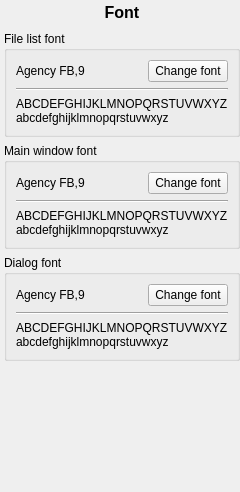
       <widget class="QWidget" name="fontPage">
        <layout class="QVBoxLayout" name="verticalLayout_14">
         <property name="leftMargin">
          <number>4</number>
         </property>
         <property name="topMargin">
          <number>0</number>
         </property>
         <property name="rightMargin">
          <number>0</number>
         </property>
         <property name="bottomMargin">
          <number>0</number>
         </property>
         <item>
          <widget class="QLabel" name="labelFont">
           <property name="minimumSize">
            <size>
             <width>0</width>
             <height>25</height>
            </size>
           </property>
           <property name="font">
            <font>
             <pointsize>12</pointsize>
             <weight>75</weight>
             <bold>true</bold>
            </font>
           </property>
           <property name="text">
            <string>Font</string>
           </property>
           <property name="alignment">
            <set>Qt::AlignCenter</set>
           </property>
          </widget>
         </item>
         <item>
          <widget class="QGroupBox" name="groupBox_10">
           <property name="title">
            <string>File list font</string>
           </property>
           <layout class="QVBoxLayout" name="verticalLayout_11">
            <item>
             <layout class="QHBoxLayout" name="horizontalLayout_7">
              <item>
               <widget class="QLabel" name="labelFileListFont">
                <property name="text">
                 <string>Agency FB,9</string>
                </property>
               </widget>
              </item>
              <item>
               <spacer name="horizontalSpacer_5">
                <property name="orientation">
                 <enum>Qt::Horizontal</enum>
                </property>
                <property name="sizeHint" stdset="0">
                 <size>
                  <width>40</width>
                  <height>20</height>
                 </size>
                </property>
               </spacer>
              </item>
              <item>
               <widget class="QPushButton" name="btnFileList">
                <property name="text">
                 <string>Change font</string>
                </property>
               </widget>
              </item>
             </layout>
            </item>
            <item>
             <widget class="Line" name="line">
              <property name="orientation">
               <enum>Qt::Horizontal</enum>
              </property>
             </widget>
            </item>
            <item>
             <widget class="QLabel" name="label_4">
              <property name="text">
               <string>ABCDEFGHIJKLMNOPQRSTUVWXYZ
abcdefghijklmnopqrstuvwxyz</string>
              </property>
             </widget>
            </item>
           </layout>
          </widget>
         </item>
         <item>
          <widget class="QGroupBox" name="labeMainWindow">
           <property name="title">
            <string>Main window font</string>
           </property>
           <layout class="QVBoxLayout" name="verticalLayout_12">
            <item>
             <layout class="QHBoxLayout" name="horizontalLayout_8">
              <item>
               <widget class="QLabel" name="label_6">
                <property name="text">
                 <string>Agency FB,9</string>
                </property>
               </widget>
              </item>
              <item>
               <spacer name="horizontalSpacer_6">
                <property name="orientation">
                 <enum>Qt::Horizontal</enum>
                </property>
                <property name="sizeHint" stdset="0">
                 <size>
                  <width>40</width>
                  <height>20</height>
                 </size>
                </property>
               </spacer>
              </item>
              <item>
               <widget class="QPushButton" name="btnMainWindow">
                <property name="text">
                 <string>Change font</string>
                </property>
               </widget>
              </item>
             </layout>
            </item>
            <item>
             <widget class="Line" name="line_2">
              <property name="orientation">
               <enum>Qt::Horizontal</enum>
              </property>
             </widget>
            </item>
            <item>
             <widget class="QLabel" name="label_5">
              <property name="text">
               <string>ABCDEFGHIJKLMNOPQRSTUVWXYZ
abcdefghijklmnopqrstuvwxyz</string>
              </property>
             </widget>
            </item>
           </layout>
          </widget>
         </item>
         <item>
          <widget class="QGroupBox" name="labeDialog">
           <property name="title">
            <string>Dialog font</string>
           </property>
           <layout class="QVBoxLayout" name="verticalLayout_13">
            <item>
             <layout class="QHBoxLayout" name="horizontalLayout_9">
              <item>
               <widget class="QLabel" name="label_8">
                <property name="text">
                 <string>Agency FB,9</string>
                </property>
               </widget>
              </item>
              <item>
               <spacer name="horizontalSpacer_7">
                <property name="orientation">
                 <enum>Qt::Horizontal</enum>
                </property>
                <property name="sizeHint" stdset="0">
                 <size>
                  <width>40</width>
                  <height>20</height>
                 </size>
                </property>
               </spacer>
              </item>
              <item>
               <widget class="QPushButton" name="btnDialog">
                <property name="text">
                 <string>Change font</string>
                </property>
               </widget>
              </item>
             </layout>
            </item>
            <item>
             <widget class="Line" name="line_3">
              <property name="orientation">
               <enum>Qt::Horizontal</enum>
              </property>
             </widget>
            </item>
            <item>
             <widget class="QLabel" name="label_7">
              <property name="text">
               <string>ABCDEFGHIJKLMNOPQRSTUVWXYZ
abcdefghijklmnopqrstuvwxyz</string>
              </property>
             </widget>
            </item>
           </layout>
          </widget>
         </item>
         <item>
          <spacer name="verticalSpacer_6">
           <property name="orientation">
            <enum>Qt::Vertical</enum>
           </property>
           <property name="sizeHint" stdset="0">
            <size>
             <width>20</width>
             <height>131</height>
            </size>
           </property>
          </spacer>
         </item>
        </layout>
       </widget>
